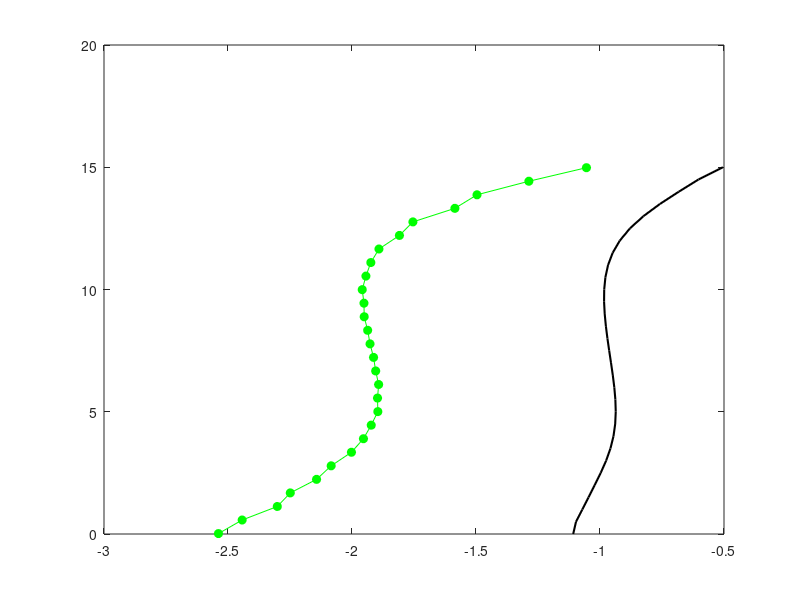

Here is the MATLAB script that generated this plot: (Note: this script raises an error after producing the figure.)
%
clear 
close all

ms = 6;


out_P0 = load('Traction_results/outP0_v1.mat');
out_dual = load('Traction_results/outDual.mat');
out_conforming = load('Traction_results/outConforming.mat');

tP0 = 14;
tConf = tP0+1;
snP0 = out_P0.res(tP0).s_n;
tauP0 = out_P0.res(tP0).tauNorm;
dz = 0.5/numel(out_P0.res(1).gap);
zP0 = linspace(dz,15-dz,numel(out_P0.res(1).gap));
snConf = out_conforming.res(tConf).s_n;
tauConf = out_conforming.res(tConf).tauNorm;
snDual = out_dual.res(tConf).s_n;
tauDual = out_dual.res(tConf).tauNorm;
zConf = linspace(0,15,numel(out_conforming.res(1).gap));

figure(1)
plot(snP0,zP0,'g-o','LineWidth',0.5,'MarkerSize',ms,'MarkerEdgeColor','g','MarkerFaceColor','g');
hold on
plot(snConf,zConf,'k-','LineWidth',1.5);
plot(snDual,zConf,'r-o','LineWidth',0.5,'MarkerSize',ms,'MarkerEdgeColor','r','MarkerFaceColor','r');
legend('P0 stabilized','Dual Conforming','Dual non conforming')
set(gca, 'FontName', 'Times', 'FontSize', 16, 'TickLabelInterpreter', 'latex');

figure(2)
plot(tauP0,zP0,'g-o','LineWidth',0.5,'MarkerSize',ms,'MarkerEdgeColor','g','MarkerFaceColor','g');
hold on
plot(tauConf,zConf,'k-s','LineWidth',1.5);
plot(tauDual,zConf,'r-o','LineWidth',0.5,'MarkerSize',ms,'MarkerEdgeColor','r','MarkerFaceColor','r');
legend('P0 stabilized','Dual Conforming','Dual non conforming')
set(gca, 'FontName', 'Times', 'FontSize', 16, 'TickLabelInterpreter', 'latex');



%figure(2)

